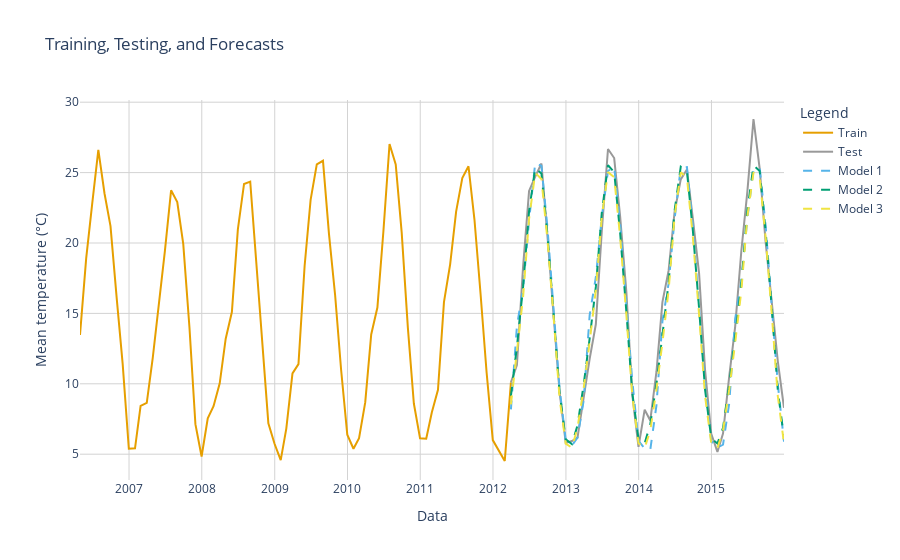

Notebook code for this chart:
### Markdown cell above
# Graph of Training, Testing, and Forecasts

### Code cell
fig = make_subplots(rows=1, cols=1)


fig.add_trace(go.Scatter(x=train.tail(72).index, y=train['Mean TemperatureC'].tail(72), 
                         mode='lines', name='Train', 
                         line=dict(color='#E69F00')))  


fig.add_trace(go.Scatter(x=test.index, y=test['Mean TemperatureC'], 
                         mode='lines', name='Test', 
                         line=dict(color='#999999')))  


fig.add_trace(go.Scatter(x=test.index, y=forecast_model1, 
                         mode='lines', name='Model 1', 
                         line=dict(color='#56B4E9', dash='dash')))  

fig.add_trace(go.Scatter(x=test.index, y=forecast_model2, 
                         mode='lines', name='Model 2', 
                         line=dict(color='#009E73', dash='dash')))  

fig.add_trace(go.Scatter(x=test.index, y=forecast_model3, 
                         mode='lines', name='Model 3', 
                         line=dict(color='#F0E442', dash='dash')))  


fig.update_layout(
    xaxis_title="Data",
    yaxis_title="Mean temperature (°C)",
    title_text="Training, Testing, and Forecasts",
    legend_title="Legend",
    hovermode="x unified",
    template="plotly_white"  )


fig.update_xaxes(showgrid=True, gridwidth=1, gridcolor='LightGrey')
fig.update_yaxes(showgrid=True, gridwidth=1, gridcolor='LightGrey')

fig.show();
